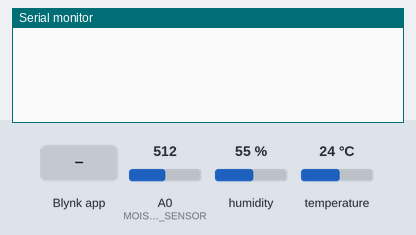
The sketch below on a simulated ESP8266 (NodeMCU). Shown: the last lines printed to the serial monitor. Inputs (shaded band) come from the test bench; at power-on: A0 (MOISTURE_SENSOR) = 512, humidity 55 %, temperature 24 °C. WiFi joins after 1.5 s; servers stay silent unless stated.

Above: at 3.0 s.
3.1 s: A0 (MOISTURE_SENSOR) set to 710
At 6.0 s:
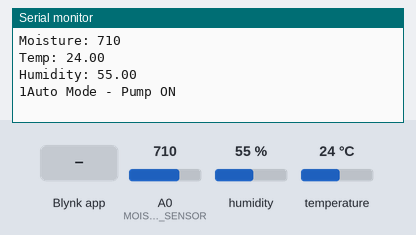
6.3 s: Blynk app writes 1 to V4
At 6.8 s:
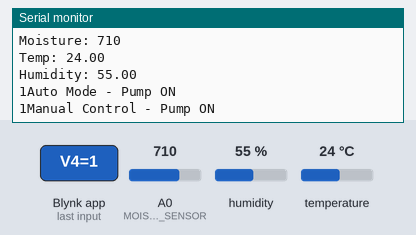
7.8 s: Blynk app writes 0 to V4
At 11.8 s:
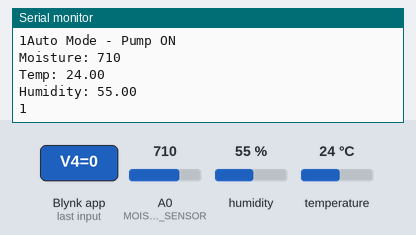
12.3 s: A0 (MOISTURE_SENSOR) set to 690
At 15.0 s:
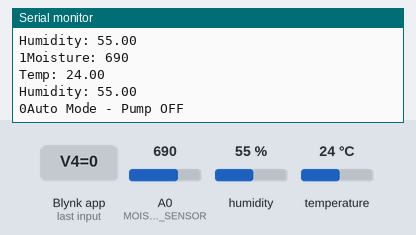
15.3 s: humidity set to 22 %
16.8 s: temperature set to 12 °C
At 17.5 s:
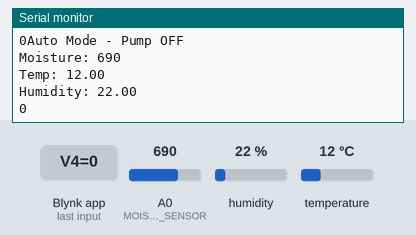

Measured:
- after the input at 3.1 s, the serial monitor: prints a new line after 1.7 s (image 1)
- after the input at 6.3 s, the serial monitor: prints a new line at once (image 2)
- after the input at 7.8 s, the serial monitor: prints a new line at once (image 3)
- after the input at 12.3 s, the serial monitor: prints a new line after 1.5 s (image 4)
- after the input at 16.8 s, the serial monitor: prints a new line at once (image 5)

The sketch:

auto1.ino
```cpp
#define BLYNK_TEMPLATE_ID "TMPL3Cp1vNmJ-"
#define BLYNK_TEMPLATE_NAME "Soil Moisture"
#define BLYNK_AUTH_TOKEN "aFU-jlExINjrg4hzsvO2y-CPWCjHUr4D"

#include <ESP8266WiFi.h>
#include <BlynkSimpleEsp8266.h>
#include <DHT.h>

char auth[] = BLYNK_AUTH_TOKEN;
char ssid[] = "Killer";
char pass[] = "abhi7733";

#define DHTPIN 4
#define DHTTYPE DHT22
DHT dht(DHTPIN, DHTTYPE);

#define MOISTURE_SENSOR A0

int moistureThreshold = 700; // adjust if needed
bool manualPumpControl = false;
bool pumpState = false;

BlynkTimer timer;

// V4 = Manual switch
BLYNK_WRITE(V4) {
  int value = param.asInt();
  manualPumpControl = (value == 1);
  Serial.write(manualPumpControl ? '1' : '0');  // Send signal to Arduino (1 = ON, 0 = OFF)
  pumpState = manualPumpControl;

  Serial.print("Manual Control - Pump ");
  Serial.println(manualPumpControl ? "ON" : "OFF");
}

void autoWatering() {
  int moisture = analogRead(MOISTURE_SENSOR);
  float humidity = dht.readHumidity();
  float temp = dht.readTemperature();

  Serial.print("Moisture: ");
  Serial.println(moisture);
  Serial.print("Temp: ");
  Serial.println(temp);
  Serial.print("Humidity: ");
  Serial.println(humidity);

  if (!isnan(temp) && !isnan(humidity)) {
    Blynk.virtualWrite(V0, moisture);
    Blynk.virtualWrite(V2, temp);
    Blynk.virtualWrite(V3, humidity);
  }

  if (!manualPumpControl) {
    if (moisture > moistureThreshold) {
      Serial.write('1');  // Send signal to Arduino (1 = ON)
      if (!pumpState) {
        pumpState = true;
        Blynk.virtualWrite(V4, 1);
        Serial.println("Auto Mode - Pump ON");
      }
    } else {
      Serial.write('0');  // Send signal to Arduino (0 = OFF)
      if (pumpState) {
        pumpState = false;
        Blynk.virtualWrite(V4, 0);
        Serial.println("Auto Mode - Pump OFF");
      }
    }
  }
}

void setup() {
  Serial.begin(115200);  // Ensure the baud rate matches the Arduino's
  Blynk.begin(auth, ssid, pass);
  dht.begin();

  timer.setInterval(3000L, autoWatering);
}

void loop() {
  Blynk.run();
  timer.run();
}
```
